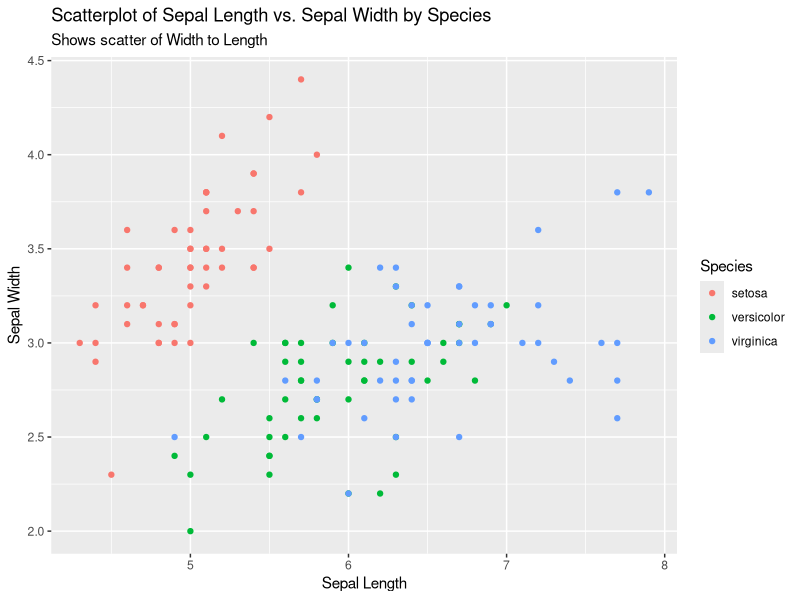
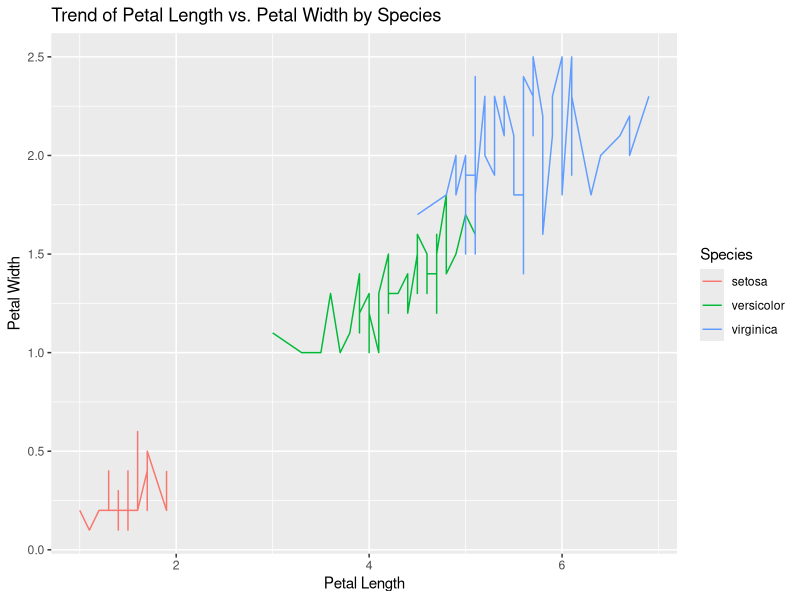
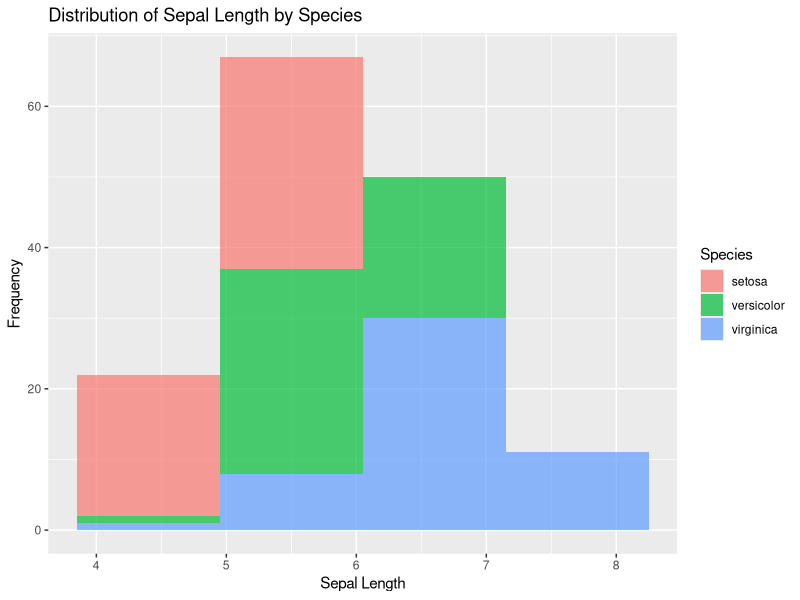
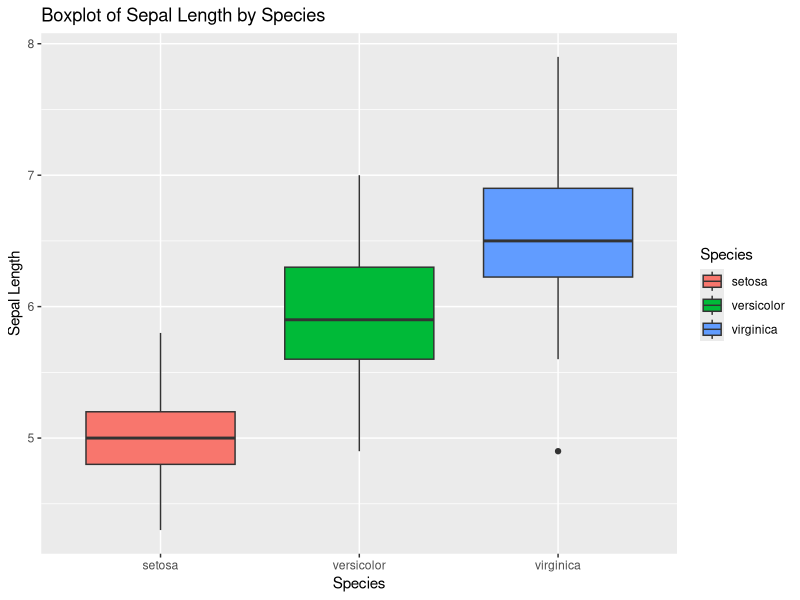

Source code (R) for these figures, in order:
## ---- chunk 1
knitr::opts_chunk$set(echo = TRUE)
## ---- chunk 2
data(iris)
## ---- chunk 3
missing_values <- sum(is.na(iris))
cat("Missing Values:", missing_values, "\n")
## ---- chunk 4
head(iris)
## ---- chunk 5
num_observations <- nrow(iris)
num_variables <- ncol(iris)
cat("Number of Rows:", num_observations, "\n")
cat("Number of Columns:", num_variables, "\n")

numeric_variables <- sapply(iris, is.numeric)
cat("Numeric Variables:", sum(numeric_variables), "\n")

categorical_variables <- sapply(iris, is.factor)
cat("Categorical Variables:", sum(categorical_variables), "\n")

str(iris)
## ---- chunk 6
summary(iris)
summary(iris[numeric_variables])
## ---- chunk 7
summary(iris[, numeric_variables])
## ---- chunk 8
summary_by_species <- aggregate(Sepal.Length ~ Species, data = iris, summary)
print(summary_by_species)
## ---- chunk 9
  calculate_mode <- function(x) {
  uniq_x <- unique(x)
  freq <- table(x)
  mode_value <- uniq_x[which.max(freq)]
  return(mode_value)
}
## ---- chunk 10
numeric_variables <- c("Sepal.Length", "Sepal.Width", "Petal.Length", "Petal.Width")

for (var in numeric_variables) {
  mode_value <- calculate_mode(iris[[var]])
  sd_value <- sd(iris[[var]])
  cat("Variable:", var, "\n")
  cat("Mode:", mode_value, "\n")
  cat("Standard Deviation:", sd_value, "\n\n")
}
## ---- chunk 11
library(ggplot2)
ggplot(iris, aes(x = Sepal.Length, y = Sepal.Width, color = Species)) +
  geom_point() +
  labs(x = "Sepal Length", y = "Sepal Width", title = "Scatterplot of Sepal Length vs. Sepal Width by Species", subtitle = "Shows scatter of Width to Length")
## ---- chunk 12
ggplot(iris, aes(x = Petal.Length, y = Petal.Width, color = Species)) +
  geom_line() +
  labs(x = "Petal Length", y = "Petal Width", title = "Trend of Petal Length vs. Petal Width by Species")
## ---- chunk 13
ggplot(iris, aes(x = Sepal.Length, fill = Species)) +
  geom_histogram(binwidth = 1.1, alpha = 0.7) +
  labs(x = "Sepal Length", y = "Frequency", title = "Distribution of Sepal Length by Species")
## ---- chunk 14
ggplot(iris, aes(x = Species, y = Sepal.Length, fill = Species)) +
  geom_boxplot() +
  labs(x = "Species", y = "Sepal Length", title = "Boxplot of Sepal Length by Species")
